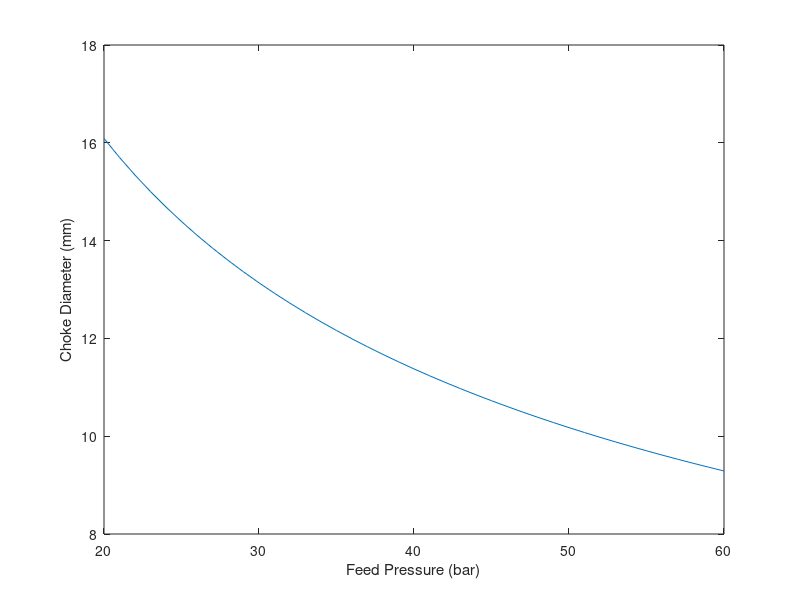

MATLAB code for this plot: (Note: this script raises an error after producing the figure.)
clc;

%%NOT DONE NEED TO INTEGRATE TO MAIN
air_mdot_gay = 2; %(lb/s)
air_mdot = air_mdot_gay / 2.205; % kg/s

% Guesses
p_feed_gay = 20:1:60; % feed pressue (bar)
p_feed = p_feed_gay * 100000; % Pa
density_air = 1.225; %m^3/kg

c_d = 0.9;
c_f = 0.6989; % critical flow
R = 8.134; % J/mol * K
M = 0.02897; %kg/mol
T_0 = 283.15; %K

d_feed_in = 0.61;%in
d_feed = 0.61 * 25.4; %mm
A_feed_gay = pi * (d_feed / 2) ^2; % (mm^2) -16 : assuming wall thickness of 0.095"
A_feed = A_feed_gay / 10^6; % m^2

A_choke_better = air_mdot .* sqrt(R ./ M .* T_0) ./ (c_d .* c_f .* p_feed);
dia_mm = 2 * sqrt(A_choke_better * 10^6 / pi());

%fprintf("The area of choke is %.3f m^2 (%.3f mm^2)\n", A_choke_better, A_choke_better * 10^6);
%fprintf("Area Ratio: %.3f\n", A_feed./A_choke_better);
%fprintf("Diameter = %.3f mm ", dia_mm);

figure();
plot(p_feed_gay, dia_mm);
xlabel('Feed Pressure (bar)');
ylabel('Choke Diameter (mm)');
yline(11,'r-', "Minimum Diameter");
title('Choke Diameter vs Feed Pressure');
grid on;
